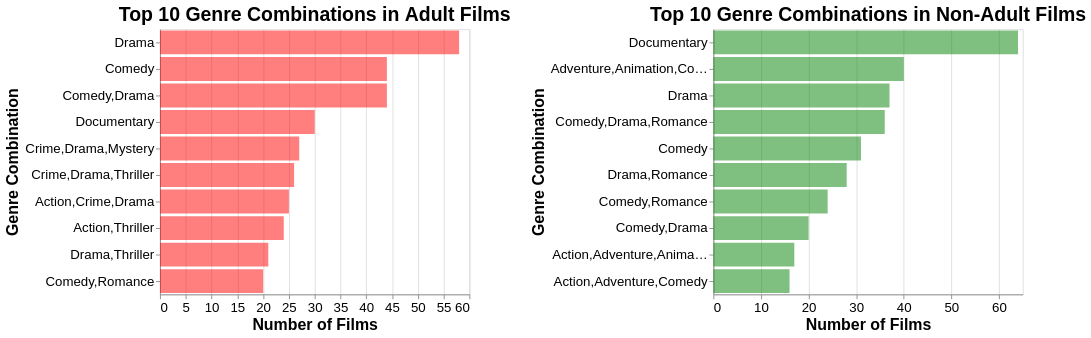

Notebook source saved alongside this figure:
### Code cell
adult_chart_combo = alt.Chart(adult_top10).mark_bar(opacity=0.5, color="red").encode(
    x=alt.X("count:Q", title="Number of Films"),
    y=alt.Y("GENRES:N", sort="-x", title="Genre Combination")
).properties(
    title="Top 10 Genre Combinations in Adult Films",
    width=350,
    height=300
)
nonadult_chart_combo = alt.Chart(nonadult_top10).mark_bar(opacity=0.5, color="green").encode(
    x=alt.X("count:Q", title="Number of Films"),
    y=alt.Y("GENRES:N", sort="-x", title="Genre Combination")
).properties(
    title="Top 10 Genre Combinations in Non-Adult Films",
    width=350,
    height=300
)

rq2_charts_combo = (adult_chart_combo | nonadult_chart_combo).configure_axis(
    labelFontSize=15,
    titleFontSize=18
).configure_title(
    fontSize=22
)
rq2_charts_combo

### Figure 1 — Vega-Lite specification as saved in the notebook (floating-point values rounded to 4 significant figures)
{"config": {"view": {"continuousWidth": 300, "continuousHeight": 300}, "axis": {"labelFontSize": 15, "titleFontSize": 18}, "title": {"fontSize": 22}}, "hconcat": [{"data": {"name": "data-59c4f0a73d0f4329e02d0d41b93db646"}, "mark": {"type": "bar", "color": "red", "opacity": 0.5}, "encoding": {"x": {"field": "count", "title": "Number of Films", "type": "quantitative"}, "y": {"field": "GENRES", "sort": "-x", "title": "Genre Combination", "type": "nominal"}}, "height": 300, "title": "Top 10 Genre Combinations in Adult Films", "width": 350}, {"data": {"name": "data-f79899e8821878a6a4757424e9fc73e4"}, "mark": {"type": "bar", "color": "green", "opacity": 0.5}, "encoding": {"x": {"field": "count", "title": "Number of Films", "type": "quantitative"}, "y": {"field": "GENRES", "sort": "-x", "title": "Genre Combination", "type": "nominal"}}, "height": 300, "title": "Top 10 Genre Combinations in Non-Adult Films", "width": 350}], "$schema": "https://vega.github.io/schema/vega-lite/v5.20.1.json", "datasets": {"data-59c4f0a73d0f4329e02d0d41b93db646": [{"GENRES": "Drama", "count": 58}, {"GENRES": "Comedy", "count": 44}, {"GENRES": "Comedy,Drama", "count": 44}, {"GENRES": "Documentary", "count": 30}, {"GENRES": "Crime,Drama,Mystery", "count": 27}, {"GENRES": "Crime,Drama,Thriller", "count": 26}, {"GENRES": "Action,Crime,Drama", "count": 25}, {"GENRES": "Action,Thriller", "count": 24}, {"GENRES": "Drama,Thriller", "count": 21}, {"GENRES": "Comedy,Romance", "count": 20}], "data-f79899e8821878a6a4757424e9fc73e4": [{"GENRES": "Documentary", "count": 64}, {"GENRES": "Adventure,Animation,Comedy", "count": 40}, {"GENRES": "Drama", "count": 37}, {"GENRES": "Comedy,Drama,Romance", "count": 36}, {"GENRES": "Comedy", "count": 31}, {"GENRES": "Drama,Romance", "count": 28}, {"GENRES": "Comedy,Romance", "count": 24}, {"GENRES": "Comedy,Drama", "count": 20}, {"GENRES": "Action,Adventure,Animation", "count": 17}, {"GENRES": "Action,Adventure,Comedy", "count": 16}]}}
